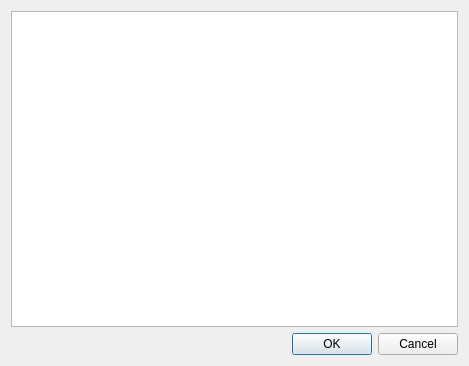
<?xml version="1.0" encoding="UTF-8"?>
<ui version="4.0">
 <class>CopyIndexedFilesDialog</class>
 <widget class="QDialog" name="CopyIndexedFilesDialog">
  <property name="geometry">
   <rect>
    <x>0</x>
    <y>0</y>
    <width>469</width>
    <height>366</height>
   </rect>
  </property>
  <property name="windowTitle">
   <string>Copy files ...</string>
  </property>
  <layout class="QVBoxLayout" name="verticalLayout">
   <item>
    <widget class="QTableWidget" name="tableWidget"/>
   </item>
   <item>
    <widget class="QDialogButtonBox" name="buttonBox">
     <property name="orientation">
      <enum>Qt::Horizontal</enum>
     </property>
     <property name="standardButtons">
      <set>QDialogButtonBox::Cancel|QDialogButtonBox::Ok</set>
     </property>
    </widget>
   </item>
  </layout>
 </widget>
 <resources/>
 <connections>
  <connection>
   <sender>buttonBox</sender>
   <signal>accepted()</signal>
   <receiver>CopyIndexedFilesDialog</receiver>
   <slot>accept()</slot>
   <hints>
    <hint type="sourcelabel">
     <x>248</x>
     <y>254</y>
    </hint>
    <hint type="destinationlabel">
     <x>157</x>
     <y>274</y>
    </hint>
   </hints>
  </connection>
  <connection>
   <sender>buttonBox</sender>
   <signal>rejected()</signal>
   <receiver>CopyIndexedFilesDialog</receiver>
   <slot>reject()</slot>
   <hints>
    <hint type="sourcelabel">
     <x>316</x>
     <y>260</y>
    </hint>
    <hint type="destinationlabel">
     <x>286</x>
     <y>274</y>
    </hint>
   </hints>
  </connection>
 </connections>
</ui>
